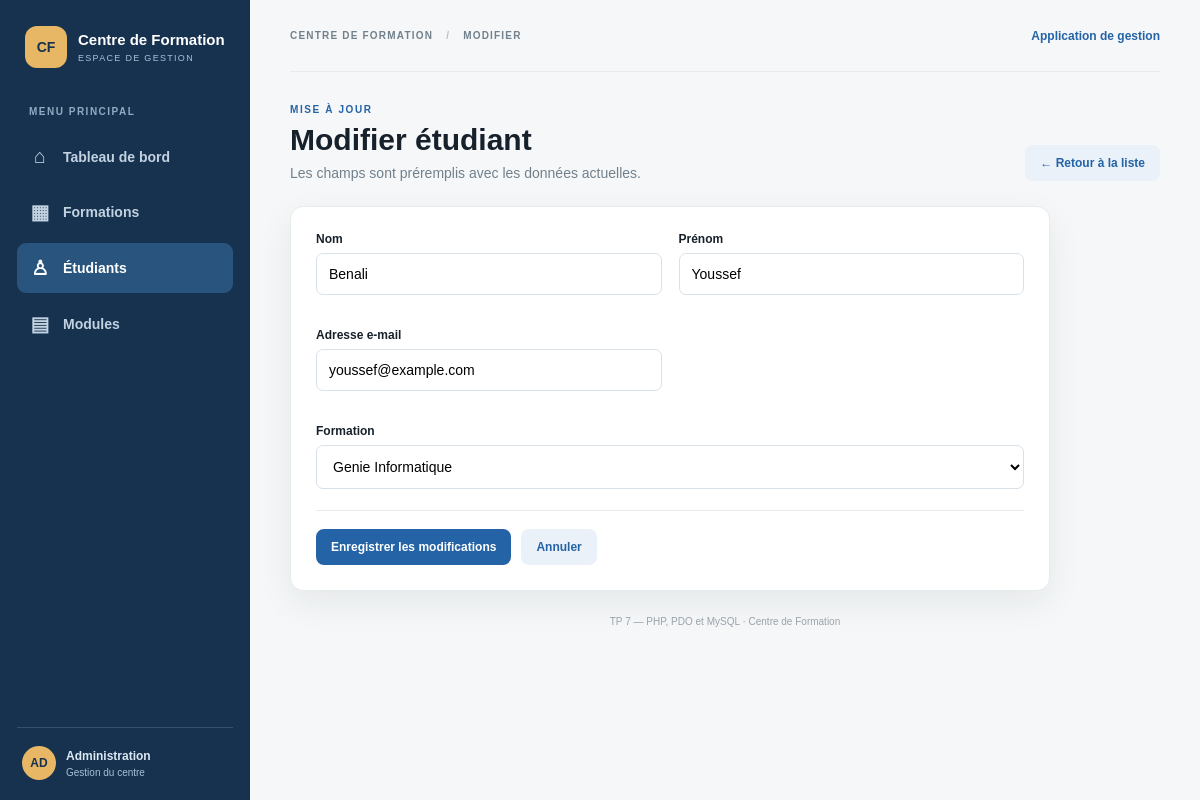
/etudiants/edit.php?id=2, run on the app's committed database.
### tables this page shows
CREATE TABLE IF NOT EXISTS etudiants (
    id_etudiant INT AUTO_INCREMENT PRIMARY KEY,
    nom VARCHAR(100) NOT NULL,
    prenom VARCHAR(100) NOT NULL,
    email VARCHAR(150) NOT NULL,
    id_formation INT NOT NULL,
    CONSTRAINT fk_etudiants_formations FOREIGN KEY (id_formation)
        REFERENCES formations(id_formation)
        ON UPDATE CASCADE ON DELETE RESTRICT
);

CREATE TABLE IF NOT EXISTS formations (
    id_formation INT AUTO_INCREMENT PRIMARY KEY,
    nom VARCHAR(100) NOT NULL,
    duree VARCHAR(50) NOT NULL,
    niveau VARCHAR(50) NOT NULL
);

### includes/functions.php (called while the page is built, shortened)
<?php
function e($value) {
    return htmlspecialchars((string)($value ?? ''), ENT_QUOTES, 'UTF-8');
}

### etudiants/edit.php (the view, shortened to what this page needs)
<?php
require_once '../database/connexion.php';
require_once '../includes/functions.php';
$id = filter_input(INPUT_GET, 'id', FILTER_VALIDATE_INT);
$stmt = $pdo->prepare("SELECT * FROM etudiants WHERE id_etudiant = :id"); $stmt->execute([':id' => $id]); $item = $stmt->fetch();
$formations = $pdo->query('SELECT id_formation, nom FROM formations ORDER BY nom')->fetchAll();
require '../includes/header.php';
?>
<div class="page-heading"><div><div class="eyebrow">MISE À JOUR</div><h1>Modifier étudiant</h1><p>Les champs sont préremplis avec les données actuelles.</p></div><a class="btn btn-light" href="index.php">← Retour à la liste</a></div>
<form class="form-card" method="POST"><div class="form-grid"><div class="field"><label for="nom">Nom</label><input type="text" id="nom" name="nom" value="<?= e($item['nom']) ?>"  required></div>
<div class="field"><label for="prenom">Prénom</label><input type="text" id="prenom" name="prenom" value="<?= e($item['prenom']) ?>"  required></div>
<div class="field"><label for="email">Adresse e-mail</label><input type="email" id="email" name="email" value="<?= e($item['email']) ?>"  required></div>
<div class="field full"><label for="id_formation">Formation</label><select id="id_formation" name="id_formation" required><?php foreach ($formations as $formation): ?><option value="<?= (int)$formation['id_formation'] ?>" <?= (int)$formation['id_formation'] === (int)$item['id_formation'] ? 'selected' : '' ?>><?= e($formation['nom']) ?></option><?php endforeach; ?></select></div></div><div class="form-actions"><button class="btn btn-primary" type="submit">Enregistrer les modifications</button><a class="btn btn-light" href="index.php">Annuler</a></div></form>
<?php require '../includes/footer.php'; ?>

### assets/css/style.css (style rules this page uses)
:root { --ink:#17212b;--muted:#72808c;--line:#e7ecef;--bg:#f5f7f8;--white:#fff;--blue:#2463a6;--blue-dark:#174879;--teal:#16877d;--red:#c65353;--shadow:0 12px 35px rgba(29,48,57,.07) }
* { box-sizing:border-box }
body { margin:0;background:var(--bg);color:var(--ink);font:14px Arial, sans-serif }
a { color:inherit;text-decoration:none }
.page-heading { display:flex;justify-content:space-between;align-items:flex-end;gap:18px;margin-bottom:25px }
.eyebrow { font-size:10px;letter-spacing:1.6px;font-weight:bold;color:var(--blue);margin-bottom:8px }
.page-heading h1 { font-size:30px;margin:0 }
.page-heading p { color:var(--muted);margin:8px 0 0 }
.btn { display:inline-flex;align-items:center;justify-content:center;gap:7px;padding:11px 15px;border:0;border-radius:8px;font-weight:bold;font-size:12px;cursor:pointer }
.btn-primary { background:var(--blue);color:#fff }
.btn-light { background:#eaf1f8;color:var(--blue) }
.stat-card,.content-card,.form-card,.hero,.quick-card { background:#fff;border:1px solid var(--line);border-radius:13px;box-shadow:var(--shadow) }
.form-card { max-width:760px;padding:25px }
.form-grid { display:grid;grid-template-columns:1fr 1fr;gap:17px }
.field { margin-bottom:16px }
.field.full { grid-column:1/-1 }
.field label { display:block;font-size:12px;font-weight:bold;margin-bottom:7px }
.field input,.field select { width:100%;padding:12px;border:1px solid #d9e1e8;border-radius:7px;background:#fff;font:inherit }
.form-actions { display:flex;gap:10px;border-top:1px solid var(--line);padding-top:18px;margin-top:5px }

### data on the page
etudiants: nom "Benali", prenom "Youssef", email "youssef@example.com", id_formation "Genie Informatique"

### other printed values
$pageTitle "MODIFIER"
